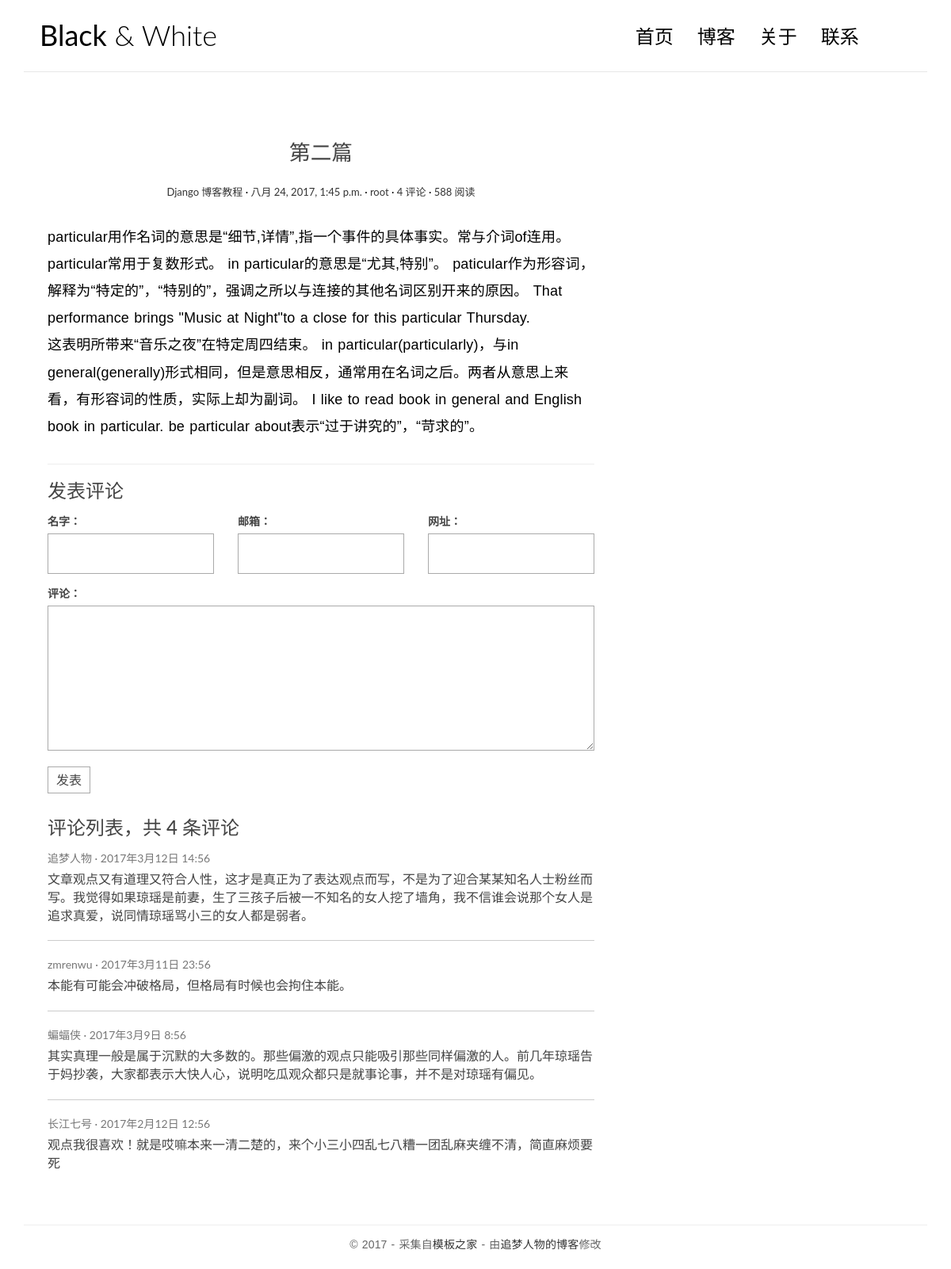
Page /blog/post/2 on the committed database.
### blog/models.py (models this page shows, shortened)
class Post(models.Model):
    title = models.CharField(max_length=100)
    create_time = models.DateTimeField()
    modified_time = models.DateTimeField()
    excerpt = models.CharField(max_length=200,blank = True)
    category = models.ForeignKey(Category)
    tag = models.ManyToManyField(Tag,blank=True)
    author = models.ForeignKey(User)
    body = models.TextField(default='')

### blog/views.py (the view)
# urls.py: url(r'^post/(?P<pk>[0-9]+)$', views.detail,name = 'detail'),
def detail(request,pk):
    post = Post.objects.get(id=pk)
    post.body = markdown(post.body,
                                  extensions=[
                                     'markdown.extensions.extra',
                                     'markdown.extensions.codehilite',
                                     'markdown.extensions.toc',
                                  ])
    post.excerpt = markdown(post.excerpt,
                         extensions=[
                             'markdown.extensions.extra',
                             'markdown.extensions.codehilite',
                             'markdown.extensions.toc',
                         ])
    return render(request,'blog/detail.html',context = {'post':post})

### templates/blog/detail.html
{% extends 'base.html' %}
{% block main %}
     <article class="post post-1">
                    <header class="entry-header">
                        <h1 class="entry-title">{{ post.title }}</h1>
                        <div class="entry-meta">
                            <span class="post-category"><a href="#">Django 博客教程</a></span>
                            <span class="post-date"><a href="#"><time class="entry-date">{{ post.create_time }}</time></a></span>
                            <span class="post-author"><a href="#">{{ post.author }}</a></span>
                            <span class="comments-link"><a href="#">4 评论</a></span>
                            <span class="views-count"><a href="#">588 阅读</a></span>
                        </div>
                    </header>
                    <div class="entry-content clearfix">
                        {{ post.body|safe }}
                    </div>
                </article>
                <section class="comment-area" id="comment-area">
                    <hr>
                    <h3>发表评论</h3>
                    <form action="#" method="post" class="comment-form">
                        <div class="row">
                            <div class="col-md-4">
                                <label for="id_name">名字：</label>
                                <input type="text" id="id_name" name="name" required>
                            </div>
                            <div class="col-md-4">
                                <label for="id_email">邮箱：</label>
                                <input type="email" id="id_email" name="email" required>
                            </div>
                            <div class="col-md-4">
                                <label for="id_url">网址：</label>
                                <input type="text" id="id_url" name="url">
                            </div>
                            <div class="col-md-12">
                                <label for="id_comment">评论：</label>
                                <textarea name="comment" id="id_comment" required></textarea>
                                <button type="submit" class="comment-btn">发表</button>
                            </div>
                        </div>
                    </form>
                    <div class="comment-list-panel">
                        <h3>评论列表，共 <span>4</span> 条评论</h3>
                        <ul class="comment-list list-unstyled">
                            <li class="comment-item">
                                <span class="nickname">追梦人物</span>
                                <time class="submit-date" datetime="2012-11-09T23:15:57+00:00">2017年3月12日 14:56</time>
                                <div class="text">
                                    文章观点又有道理又符合人性，这才是真正为了表达观点而写，不是为了迎合某某知名人士粉丝而写。我觉得如果琼瑶是前妻，生了三孩子后被一不知名的女人挖了墙角，我不信谁会说那个女人是追求真爱，说同情琼瑶骂小三的女人都是弱者。
                                </div>
                            </li>
                            <li class="comment-item">
                                <span class="nickname">zmrenwu</span>
                                <time class="submit-date" datetime="2012-11-09T23:15:57+00:00">2017年3月11日 23:56</time>
                                <div class="text">
                                    本能有可能会冲破格局，但格局有时候也会拘住本能。
                                </div>
                            </li>
                            <li class="comment-item">
                                <span class="nickname">蝙蝠侠</span>
                                <time class="submit-date" datetime="2012-11-09T23:15:57+00:00">2017年3月9日 8:56</time>
                                <div class="text">
                                    其实真理一般是属于沉默的大多数的。那些偏激的观点只能吸引那些同样偏激的人。前几年琼瑶告于妈抄袭，大家都表示大快人心，说明吃瓜观众都只是就事论事，并不是对琼瑶有偏见。
                                </div>
                            </li>
                            <li class="comment-item">
                                <span class="nickname">长江七号</span>
                                <time class="submit-date" datetime="2012-11-09T23:15:57+00:00">2017年2月12日 12:56</time>
                                <div class="text">
                                    观点我很喜欢！就是哎嘛本来一清二楚的，来个小三小四乱七八糟一团乱麻夹缠不清，简直麻烦要死
                                </div>
                            </li>
                        </ul>
                    </div>
                </section>
{% endblock main %}

### blog/static/blog/css/custom.css (style rules this page uses)
* { outline: none; }
h1, h2, h3, h4, h5, h6 { margin-top: 0; }
a { color: #333; }
body { color: #444; font-family: 'Lato', sans-serif; }
p { font-family: 'Ubuntu', sans-serif; font-weight: 400; word-spacing: 1px; letter-spacing: 0.01em; }
.post { background: #fff; padding: 30px 30px 0; }
.entry-title { text-align: center; font-size: 1.9em; margin-bottom: 20px; line-height: 1.6; padding: 10px 20px 0; }
.entry-meta { text-align: center; color: #DDDDDD; font-size: 13px; margin-bottom: 30px; }
.entry-content { font-size: 18px; line-height: 1.9; font-weight: 300; color: #000; }
.post-category::after, .post-date::after, .post-author::after, .comments-link::after { content: ' ·'; color: #000; }
.contact-form input, .comment-form input { border: 1px solid #aaa; margin-bottom: 15px; width: 100%; padding: 15px 15px; font-size: 16px; line-height: 100%; transition: 0.4s border-color linear; }
.contact-form textarea, .comment-form textarea { border: 1px solid #aaa; margin-bottom: 15px; width: 100%; padding: 15px 15px; font-size: 16px; line-height: 20px !important; min-height: 183px; transition: 0.4s border-color linear; }
.comment-area { padding: 0 30px 0; }
.comment-form { margin-top: 15px; }
.comment-form .comment-btn { background-color: #fff; border: 1px solid #aaa; font-size: 16px; padding: 5px 10px; }
.comment-list-panel { margin-top: 30px; }
.comment-list { margin-top: 15px; }
.comment-item:not(:last-child) { border-bottom: 1px #ccc solid; margin-bottom: 20px; padding-bottom: 20px; }
.comment-item .nickname, .comment-item .submit-date { color: #777; font-size: 14px; }
.comment-item .nickname:after { content: ' ·'; }
.comment-item .text { padding-top: 5px; font-size: 16px; }

### rows in the picture
Post: title "第二篇", create_time "八月 24, 2017, 1:45 p.m.", author "root", body "particular用作名词的意思是“细节,详情”,指一个事件的具体事实。常与介词of连用。 particular常用于复数形式。 in particular的意思是“尤其,特别”。 paticular作为形容词，解释为“特定的”，“特别的”，强调之所以与连接的其他名词区别开来的原因。 That performance brings \"Music at Night\"to a close for this particular Thursday. 这表明所带来“音乐之夜”在特定周四结束。 in particular(particularly)，与in general(generally)形式相同，但是意思相反，通常用在名词之后。两者从意思上来看，有形容词的性质，实际上却为副词。 I like to read book in general and English book in particular. be particular about表示“过于讲究的”，“苛求的”。"
